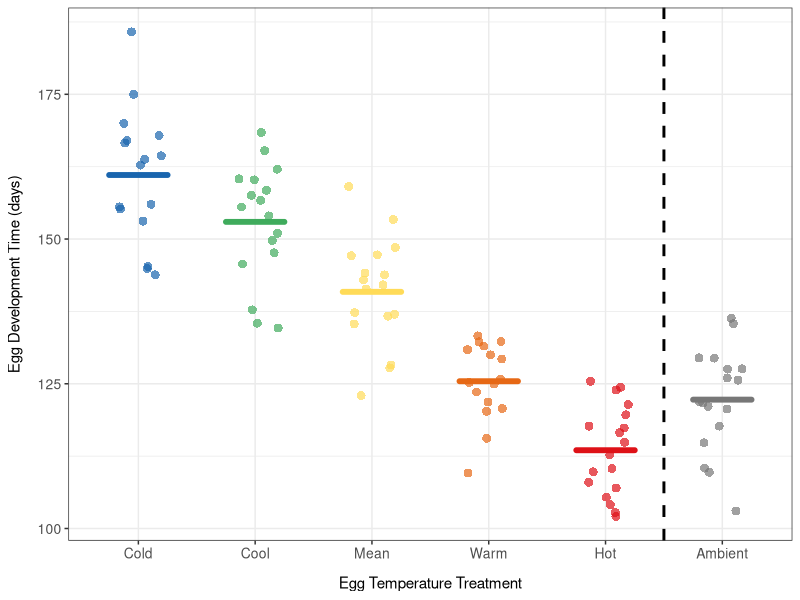
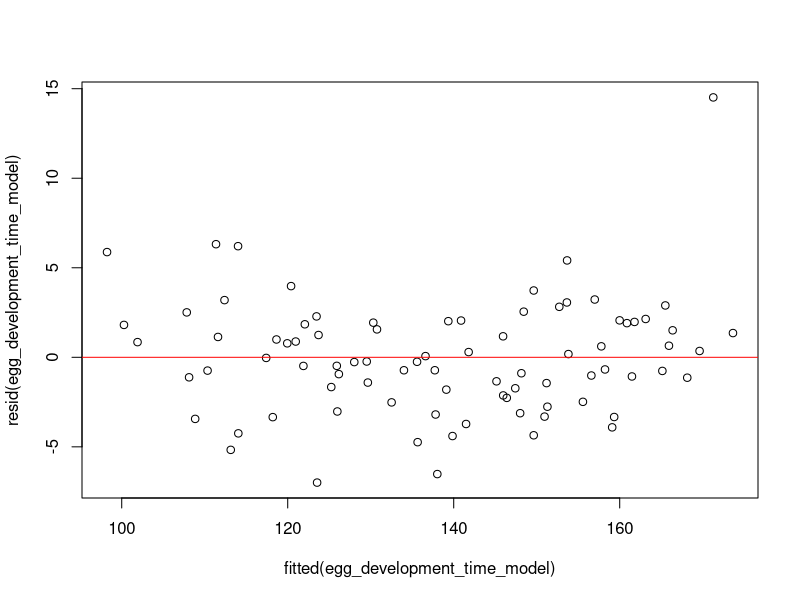
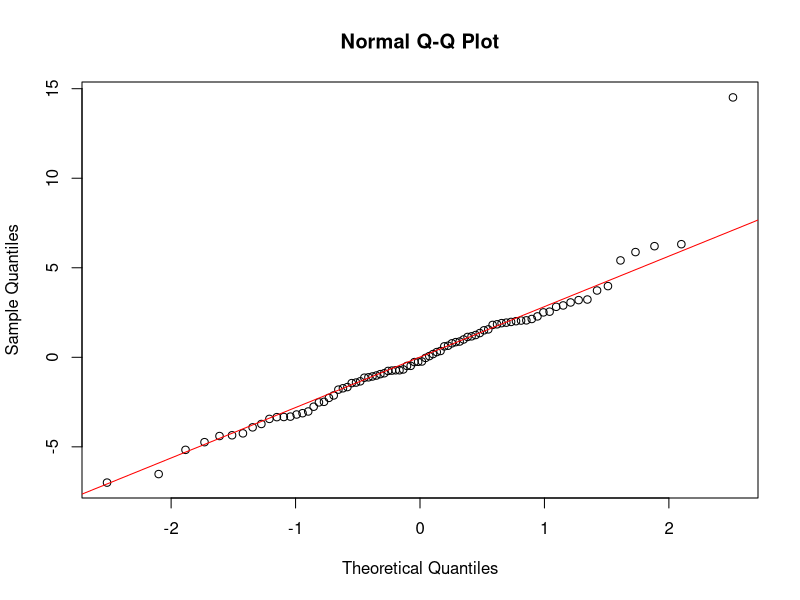
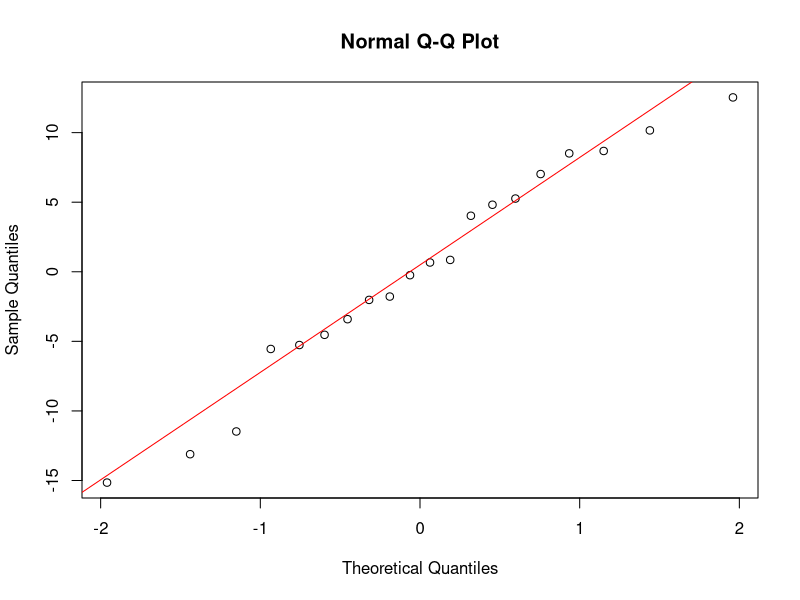
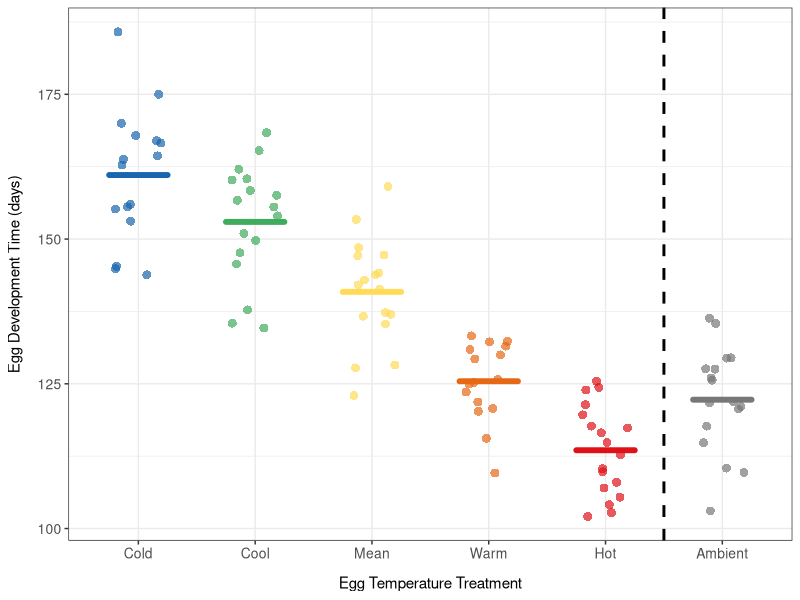

Write R code to recreate these figures, in order.
#### DESCRIPTION ####

# This script analyses the data look at the effect of temperature on winter moth
# egg development 

#### SET UP ####

# packages
library(here)
library(tidyverse)
library(lmerTest)

# data
egg_subcltuches <- read.csv(here("data_files", "egg_subclutches.csv"))
larval_hatching <- read.csv(here("data_files", "egg_hatching_raw_NAs.csv"))
egg_temperature_treatments <- read.csv(here("data_files", "egg_temperature_treatments_daily.csv"))

# reorder temperature treatments for plots
egg_subcltuches$egg_temperature_treatment <- factor(egg_subcltuches$egg_temperature_treatment,
                                                 levels = c("cold", "cool", "mean", "warm", "hot", "ambient"))


# set up a common colour palette for plots
temperature_treatment_colours <- c("cold" = "#1965AE",
                                   "cool" = "#3FAB5C",
                                   "mean" = "#FFDB58",
                                   "warm" = "#E66815", 
                                   "hot" = "#DE1117", 
                                   "ambient" = "#777777") 

#### CALCULATE HALF-HATCH DATE ####

# transform date and larvae number to numerical format, remove the duplicate 
# subclutch and select only the rows needed
larval_hatching_transformed <- larval_hatching %>%
  mutate(date = as.Date(date, format = "%d/%m/%Y")) %>%
  mutate(day = dense_rank(date)) %>%
  filter(!is.na(number_larvae)) %>%
  mutate(number_larvae = as.integer(number_larvae)) %>%
  filter(subclutch_id != "f3.control.hot.2") %>%
  select(day, subclutch_id, number_larvae)

# find the total positive increase in larvae hatching 
larval_hatching_processed <- larval_hatching_transformed %>%
  arrange(subclutch_id, day) %>%
  group_by(subclutch_id) %>%
  mutate(change_larvae = number_larvae - lag(number_larvae)) %>%
  mutate(change_larvae = ifelse(change_larvae < 0 | is.na(change_larvae), 0, change_larvae)) %>%
  mutate(cum_larvae = cumsum(change_larvae)) %>%
  mutate(max_cum_larvae = max(cum_larvae)) %>%
  ungroup()

# calculate the proportion of larvae hatched each day in each subclutch
larval_hatching_proportions <- larval_hatching_processed %>%
  mutate(proportion_hatched = cum_larvae / max_cum_larvae) 


## subclutches with >2 larvae hatched = large

# filter the processed data for (large) subclutches with great than two larvae hatched (enough for a logistic curve)
larval_hatching_proportions_large <- larval_hatching_proportions %>%
  filter(max_cum_larvae > 2) %>%
  select(subclutch_id, day, proportion_hatched)

# calculate the median hatching day to find a good initial guess for the inflection point
median(larval_hatching_proportions_large$day)

# make a function to fit logistic curve per subclutch and extract parameters
# extract date of half-hatch and curve metrics for each tree
process_curve_dataset <- function(data) {
  #define the get_curve function which will be applied to each subclutch individually 
  get_curve <- function(rn) {
    #print the current subclutch being processed 
    print(as.character(rn$subclutch_id[1]))
    #initial guesses for the logistic model 
    a <- 0.1 #slope
    b <- 35  #inflection point when 50% hatched
    d <- 0   #lower asymptote 
    
    params <- list(a = a, b = b, d = d)
    while(TRUE) {
      params <- list(a = a, b = b, d = d)
      fit <- NULL
      try(fit <- nls(proportion_hatched ~ I(d + (1 - d) * 1/(1 + exp(-a * (day - b)))), #fit logistic growth curve using nonlinear least squares 
                     data = rn, start = params, trace = F, 
                     control = list(maxiter = 500), 
                     lower = list(a = 0, b = 0, d = 0), 
                     upper = list(a = 3, b = 160, d = 1), algorithm = "port"))
      
      if(!is.null(fit)) break;
      
      #resample params for new fit attempts
      a <- sample(seq(0.1, 2, 0.05), 1)
      b <- sample(seq(1, 50, 1), 1)
      d <- sample(seq(0, 0.6, 0.05), 1)
    }
    
    #get the half-hatch date (the x0 point where the proportion hatched is 0.5)
    #create smooth day sequence to evaluate the model over 
    s <- seq(min(rn$day), max(rn$day), length = 1000) 
    #define half-hatch date
    half <- s[which.min(abs(predict(fit, list(day = s)) - 0.5))] 
    
    #extract the coefficients from the fit
    coefs <- coef(fit)
    a <- coefs[1]
    b <- coefs[2]
    d <- coefs[3]
    
    #calculate slope at the half-hatch date using the logistic derivative formula
    half_slope <- (a * (1 - d)) / 4
    
    #return the values for the subclutch being evaluated
    return(list(fit, half, half_slope, as.character(rn$subclutch_id[1]), coefs[1], coefs[2], coefs[3]))
  }
  
  #apply the get_curve function to each subclutch ID
  rn_out <- lapply(by(data, data$subclutch_id, get_curve), identity)
  
  #combine the results into a matrix
  rn_out_matrix <- do.call(rbind, rn_out)
  
  #convert the matrix to a dataframe
  rn_hatching <- as.data.frame(rn_out_matrix)
  
  #separate the list columns into individual columns
  rn_hatching$fit <- lapply(rn_hatching$V1, as.vector)
  rn_hatching$halfdate <- unlist(rn_hatching$V2)
  rn_hatching$halfslope <- unlist(rn_hatching$V3)
  rn_hatching$subclutch_id <- unlist(rn_hatching$V4)
  rn_hatching$intercept <- unlist(rn_hatching$V5)
  rn_hatching$maxdate <- unlist(rn_hatching$V6)
  rn_hatching$maxslope <- unlist(rn_hatching$V7)
  
  #select and reorder columns needed
  rn_hatching <- rn_hatching %>%
    dplyr::select(subclutch_id, halfdate_large = halfdate, fit)
  
  return(rn_hatching)
}

# use the function on the larval hatching data
logistic_results <- process_curve_dataset(larval_hatching_proportions_large) 


## subclutches with <2 larvae hatched = small 

# filter the processed data for (smaller) subclutches with 1 or 2 larvae hatched 
larval_hatching_proportions_small<- larval_hatching_proportions %>%
  filter(max_cum_larvae < 3 & max_cum_larvae > 0) %>%
  select(subclutch_id, day, proportion_hatched)

# calculate halfdate as the day that proportion hatched equals or exceeds 50%
estimate_results <- larval_hatching_proportions_small %>%
  group_by(subclutch_id) %>%
  filter(proportion_hatched >= 0.5) %>%
  arrange(day) %>%
  slice(1) %>%
  ungroup() %>%
  select(subclutch_id, halfdate_small = day)

# match the half-hatch date estimates (for large and small) subcltuches to 
# larval hatching data from experiment two 
egg_subcltuches <- egg_subcltuches %>%
  #for subclutches with >2 larvae
  left_join(logistic_results, by = "subclutch_id") %>%
  #for subclutches with <=2 larvae
  left_join(estimate_results, by = "subclutch_id") %>% 
  mutate(halfdate = coalesce(halfdate_large, halfdate_small)) %>%
  select(-halfdate_large, -halfdate_small)


# filter the data to remove subclutches from females that were mated twice or 
# mated with a male in a different treatment
egg_subcltuches_clean <- egg_subcltuches %>%
  filter(!(female_id %in% c("f3.mean", "f7.control", "f1.cold", "f1.cool")))

# transform half-hatch date into a real date 
start_date <- as.Date("2025-03-01")
egg_subcltuches_clean$half_hatch_date <- start_date + (egg_subcltuches_clean$halfdate - 1)

# convert half-hatch date to a day (since year began)
egg_subcltuches_clean$half_hatch_day <- yday(egg_subcltuches_clean$half_hatch_date)

# save half-hatch dates to new object 
egg_subcltuches_clean_hatch <- egg_subcltuches_clean %>%
  select(-fit)

#### PLOT ####

# calculate egg development time as the number of days between first egg and half hatch
egg_subcltuches_clean_hatch$first_egg_date <- ymd(egg_subcltuches_clean_hatch$first_egg_date)
egg_subcltuches_clean_hatch$egg_development_time <- as.numeric(egg_subcltuches_clean_hatch$half_hatch_date - egg_subcltuches_clean_hatch$first_egg_date)

# save to a csv file in the data_files folder
write.csv(egg_subcltuches_clean_hatch, 
          here("data_files", "egg_subcltuches_with_egg_dev_time.csv"), row.names = FALSE)

# plot the mean egg development time for each treatment with the raw data 
egg_development_time_plot <- ggplot(egg_subcltuches_clean_hatch, 
                                    aes(x = egg_temperature_treatment, 
                                        y = egg_development_time, 
                                        fill = egg_temperature_treatment,
                                        colour = egg_temperature_treatment)) +
  geom_jitter(width = 0.2, 
              alpha = 0.7, 
              size = 3, 
              stroke = 0) +
  stat_summary(fun = mean, 
               geom = "crossbar", 
               width = 0.5,
               linewidth = .8, 
               alpha = 0.8, 
               lineend = "round") +
  geom_vline(xintercept = 5.5, 
             linetype = "dashed",
             color = "black", 
             linewidth = 1) +
  labs(x = "Egg Temperature Treatment",
       y = "Egg Development Time (days)") +
  scale_fill_manual(values = temperature_treatment_colours) +
  scale_colour_manual(values = temperature_treatment_colours) +
  scale_x_discrete(labels = c("Cold", "Cool", "Mean", "Warm", "Hot", "Ambient")) +
  theme_bw() +
  theme(axis.title = element_text(size = 11),
        axis.text = element_text(size = 10),
        axis.title.x = element_text(margin = margin(t = 10)), 
        axis.title.y = element_text(margin = margin(r = 10)),
        legend.position = "none")

# look at the output
egg_development_time_plot

# save as a png in the figures folder
ggsave(here("figures", "egg_development_time_plot.png"),
       plot = egg_development_time_plot, width = 6, height = 4, dpi = 300)

#### MODEL ####

# filter to remove the control 
egg_subcltuches_clean_hatch_minus_control <- egg_subcltuches_clean_hatch %>%
  filter(egg_temperature_treatment != "ambient")

# reorder the temperature treatment so that the mean is the reference
egg_subcltuches_clean_hatch_minus_control$egg_temperature_treatment <- factor(egg_subcltuches_clean_hatch_minus_control$egg_temperature_treatment, levels = c("mean", "cold", "cool", "warm", "hot"))

# convert egg development time to a numeric variable
egg_subcltuches_clean_hatch <- egg_subcltuches_clean_hatch %>%
  mutate(egg_development_time = as.numeric(as.character(egg_development_time)))

# subset the temperature data
egg_temperature_treatments <- egg_temperature_treatments %>%
  subset(select = c(cold, cool, mean, warm, hot, ambient)) %>%
  drop_na()

# calculate the mean development time for each treatment
mean_egg_development_times <-  egg_subcltuches_clean_hatch %>%
  group_by(egg_temperature_treatment) %>%
  summarise(mean_development_time = mean(egg_development_time))

# look at the output 
print(mean_egg_development_times)

# create two objects, one with the temperature treatments and the other with the 
# mean egg development times
treatment_names <- c("cold", "cool", "mean", "warm", "hot", "ambient")
mean_egg_development_time <- c(161, 153, 141, 125, 114, 122)

# calculate the mean temperature in the 7 days before the mean development time
# for each temperature treatment
seven_day_mean_temperatures <- mapply(function(treatment, days) {
  start_day <- days - 6
  mean(egg_temperature_treatments[[treatment]][start_day:days], na.rm = TRUE)
}, treatment_names, mean_egg_development_time)

# look at the output 
print(seven_day_mean_temperatures)

# assign the categorical temperature treatments a numerical values using mean 
# temperature in the 7 days before the mean development time for each treatment
egg_subcltuches_clean_hatch_minus_control <- egg_subcltuches_clean_hatch_minus_control %>%
  mutate(egg_temperature_treatment_numerical = case_when(
    egg_temperature_treatment == "mean" ~ 11.62,
    egg_temperature_treatment == "cold" ~ 10.88,
    egg_temperature_treatment == "cool" ~ 11.07,
    egg_temperature_treatment == "warm" ~ 11.49,
    egg_temperature_treatment == "hot" ~ 11.77))

# model the effect of temperature treatment on egg development time, include female ID as a random effect 
egg_development_time_model <- lmer(egg_development_time ~ egg_temperature_treatment + 
                                     (1 | female_id), data = egg_subcltuches_clean_hatch_minus_control)

# look at the output
summary(egg_development_time_model)


## // check whether egg temperature  treatment should be continuous or categorical 


#### CHECK FIT ####

# compare the full model to a null model 

full_model <- lm(egg_development_time ~ egg_temperature_treatment, data = egg_subcltuches_clean_hatch_minus_control)
null_model <- lm(egg_development_time ~ 1, data = egg_subcltuches_clean_hatch_minus_control)

anova(full_model, null_model, test = "Chisq")

#### CHECK ASSUMPTIONS ####

# check the assumption of equal variance by plotting the residuals vs fitted values 
plot(fitted(egg_development_time_model), resid(egg_development_time_model)) 
abline(h = 0, col = "red")

# check the normality of the residuals 
qqnorm(resid(egg_development_time_model)) 
qqline(resid(egg_development_time_model), col = "red")

# check the normality of the random effects
egg_development_time_re <- ranef(egg_development_time_model)$female_id[[1]]
qqnorm(egg_development_time_re)
qqline(egg_development_time_re, col = "red")
